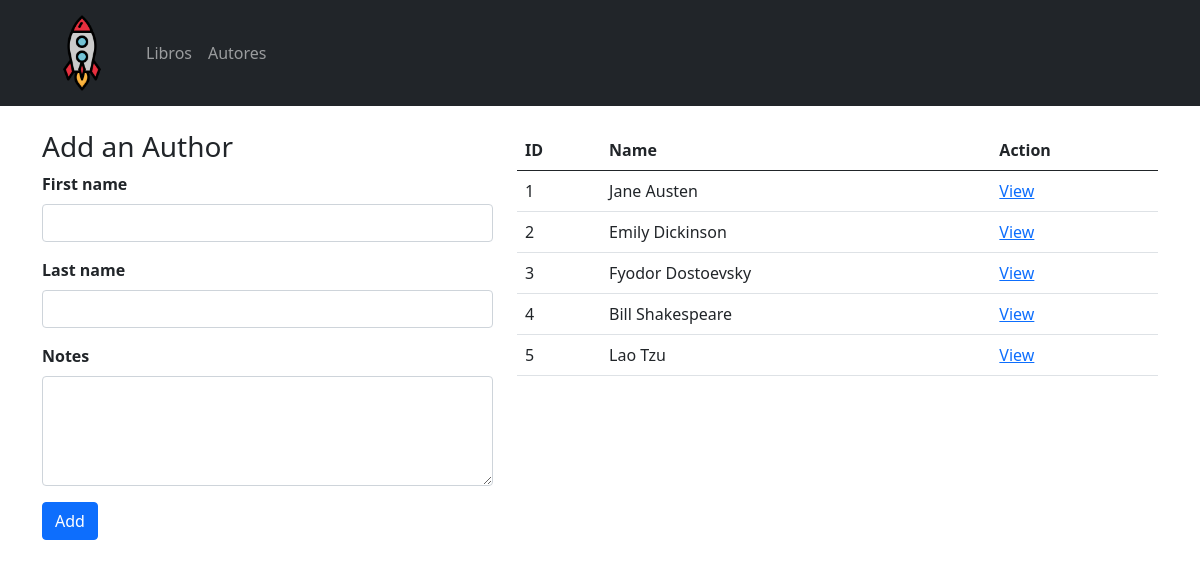
The app's page /authors with its own data.
### books_authors_app/models.py (models this page shows, shortened)
class Author(models.Model):
    first_name = models.CharField(max_length=45)
    last_name = models.CharField(max_length=45)
    notes = models.TextField(null=True, blank=True)
    books = models.ManyToManyField(Book, related_name="authors" )
    created_at = models.DateTimeField(auto_now_add=True)
    updated_at = models.DateTimeField(auto_now=True)

### books_authors_app/views.py (the view)
# urls.py: path('authors', views.authors, name='authors'),
def authors(request):
    context = {
        'authors':Author.objects.all()
    }
    return render(request, "books_authors_app/authors.html", context)

### books_authors_app/templates/books_authors_app/authors.html (shortened to what this page needs)
{% extends "books_authors_app/base.html" %}
{% block content %}
<div class="container mt-4">
    <div class="row">
        <div class="col-sm-12 col-md-5 mb-2">
            <h3>Add an Author</h3>
            <form action="/addauthor" method="POST">
                <div class="mb-3">
                    <label for="first_name" class="form-label fw-bold">First name</label>
                    <input type="text" class="form-control" name="first_name" id="first_name">
                </div>
                <div class="mb-3">
                    <label for="last_name" class="form-label fw-bold">Last name</label>
                    <input type="text" class="form-control" name="last_name" id="last_name">
                </div>
                <div class="mb-3">
                    <label for="Notes" class="form-label fw-bold">Notes</label>
                    <textarea class="form-control" name="notes" id="notes" rows="4"></textarea>
                </div>
                <div class="mb-3">
                    <input type="submit" value="Add" class="btn btn-primary">
                </div>
            </form>
        </div>
        <div class="col-sm-12 col-md-7">
            <table class="table">
                <thead>
                    <tr>
                        <th>ID</th>
                        <th>Name</th>
                        <th>Action</th>
                    </tr>
                </thead>
                <tbody>
                    {% for author in authors %}
                    <tr>
                        <td>{{author.id}}</td>
                        <td>{{author.first_name}} {{author.last_name}}</td>
                        <td><a href="/authors/{{author.id}}">View</a></td>
                    </tr>
                    {% endfor %}
                </tbody>
            </table>
        </div>
    </div>
</div>
{% endblock %}

### books_authors_app/templates/books_authors_app/base.html (shortened to what this page needs)
{% load static %}
<!DOCTYPE html>
<html lang="es-cl">
<head>
    <link rel="stylesheet" href="https://cdn.jsdelivr.net/npm/bootstrap@5.0.1/dist/css/bootstrap.css"/>
    <link rel="stylesheet" href="{% static 'book_author_app/css/my_styles.css' %}">
</head>
<body>
    <nav class="navbar navbar-expand-lg navbar-dark bg-dark">
        <div class="container">
            <a class="navbar-brand" href="{% url 'home' %}">
                <img class="img-nav" src="{% static 'book_author_app/img/rocket_512x512.png' %}" alt="Rocket">
            </a>
            <div class="collapse navbar-collapse" id="navbarNavAltMarkup">
                <div class="navbar-nav">
                    <a class="nav-link " aria-current="page" href="{% url 'home' %}">Libros</a>
                    <a class="nav-link " href="{% url 'authors' %}">Autores</a>
                </div>
            </div>
        </div>
    </nav>
    {% block content %}{% endblock %}
</body>
</html>

### books_authors_app/static/book_author_app/css/my_styles.css (style rules this page uses)
.img-nav { width: 80px; height: 80px; }

### records on screen
Author: id "1", first_name "Jane", last_name "Austen"
Author: id "2", first_name "Emily", last_name "Dickinson"
Author: id "3", first_name "Fyodor", last_name "Dostoevsky"
Author: id "4", first_name "Bill", last_name "Shakespeare"
Author: id "5", first_name "Lao", last_name "Tzu"
